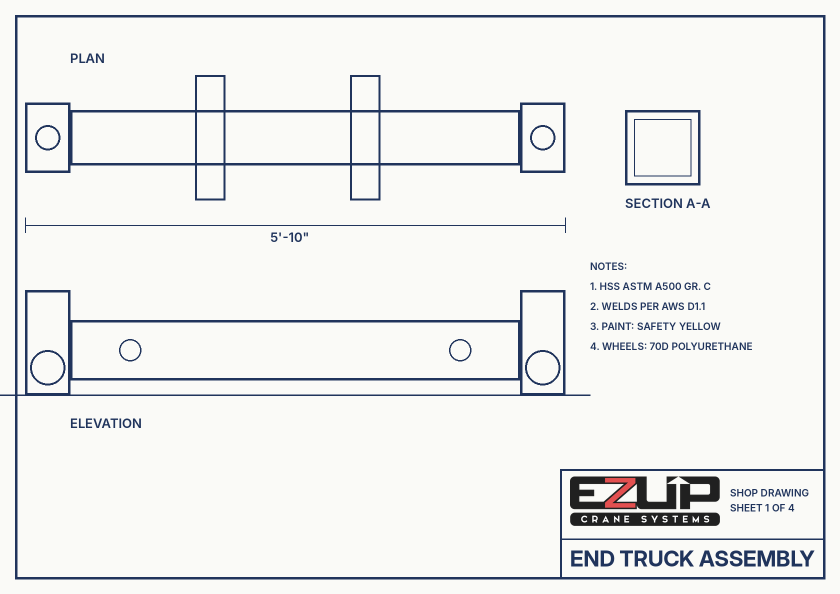
#> input picture renders/tex/blueprint.png, 1680 x 1188 px (shown at 1/2 size)
$ python cutout.py tex/blueprint.png tex/nameplate-1ton.png
#> lines starting #> are read from the running program, lines starting #| are printed output that depends on the picture
"""Clean a shadow-catcher render into a web cut-out: drop the faint floor haze, fade shadows out before
the frame edge so no rectangle shows on the page, and write WebP files with transparency.
usage: cutout.py in.png out_stem width [width2 ...]"""
import sys
import numpy as np
from PIL import Image, ImageFilter


def smooth(t):
    t = np.clip(t, 0, 1)
    return t * t * (3 - 2 * t)


def clean(im, haze=5.0, gain=1.2, edge=0.075):
#> called with haze = 5, gain = 1.2, edge = 0.075
    a = np.asarray(im.convert('RGBA')).astype(np.float32)
    rgb, al = a[..., :3], a[..., 3]
#> al: shape (1188, 1680) float32; every value is 255
    shadow = (rgb.max(axis=2) < 14) & (al < 250)
#> shadow: shape (1188, 1680) bool; every value is 0
    H, W = al.shape
#> H = 1188; W = 1680
    x = np.arange(W)[None, :] / (W - 1)
    y = np.arange(H)[:, None] / (H - 1)
#> y = 1188 values from 0 to 1
    fade = smooth(x / edge) * smooth((1 - x) / edge) * smooth(y / edge) * smooth((1 - y) / (edge * 0.8))
    new = np.clip((al - haze) * gain, 0, 255) * fade
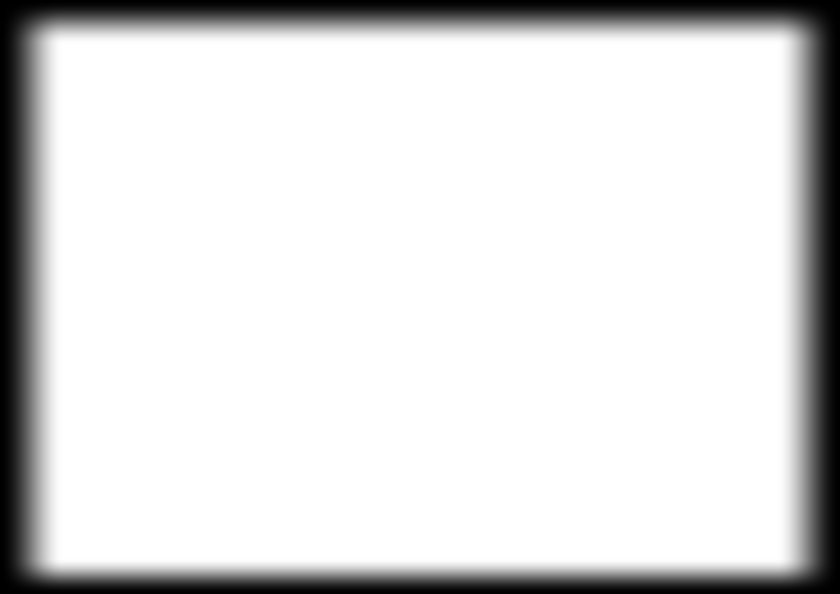
#> new: shape (1188, 1680) float64 (shown at 1/2 size); min 0, max 255, mean 219.6
    al2 = np.where(shadow, new, al)
#> al2: shape (1188, 1680) float64; every value is 255
    a[..., 3] = al2
    a[..., :3] = np.where(shadow[..., None], 0, rgb)
    return Image.fromarray(a.astype(np.uint8), 'RGBA')


if __name__ == '__main__':
    src, stem = sys.argv[1], sys.argv[2]
    im = clean(Image.open(src))
    for w in [int(v) for v in sys.argv[3:]]:
        r = im if w == im.width else im.resize((w, round(im.height * w / im.width)), Image.LANCZOS)
        r.save(f'{stem}-{w}.webp', 'WEBP', quality=86, method=6)
        import os
        print(f'{stem}-{w}.webp', os.path.getsize(f'{stem}-{w}.webp') // 1024, 'KB')
